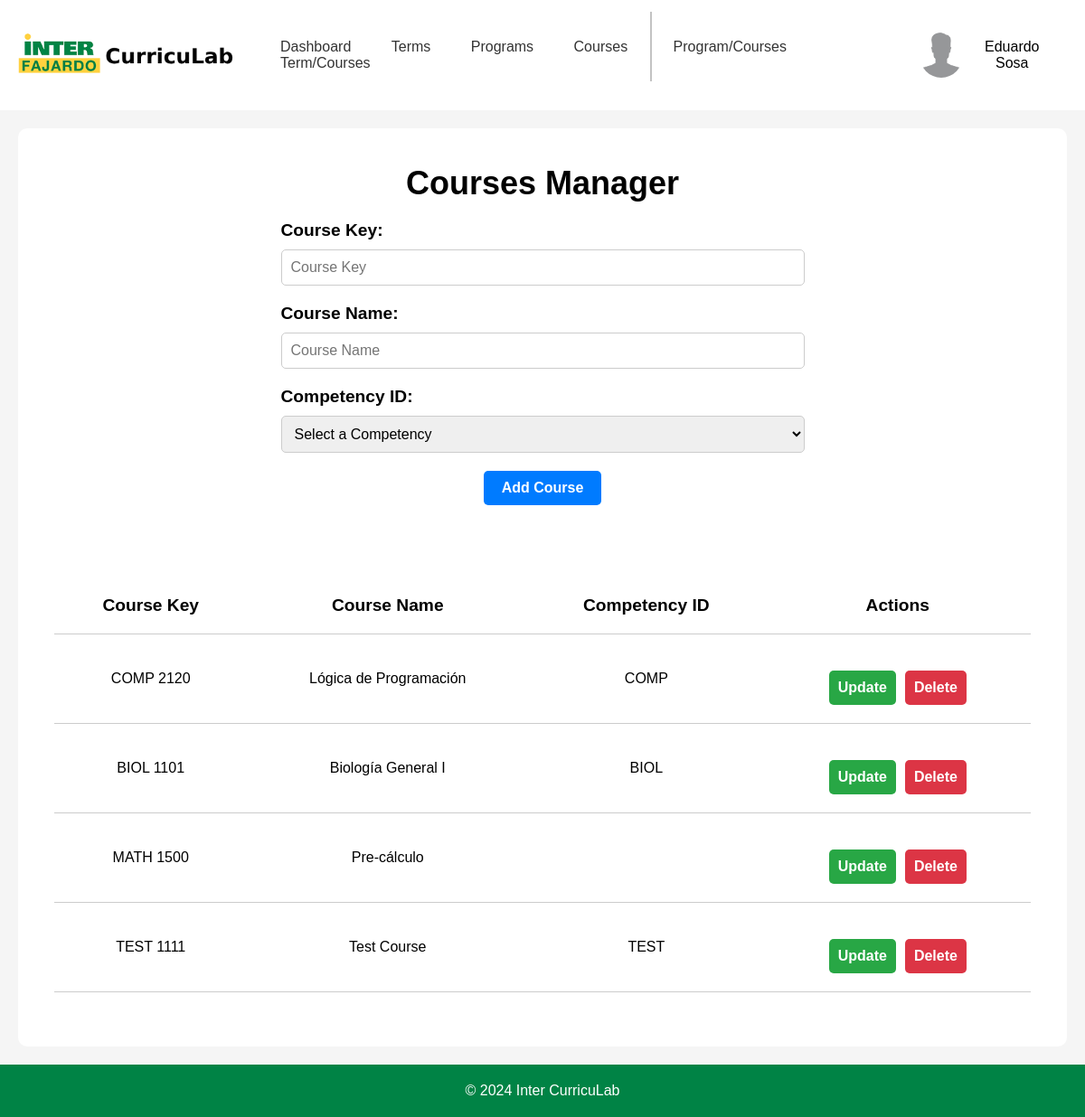
/templates/adminPages/adminCourses.php (signed in), run on an earlier commit of the app's database.
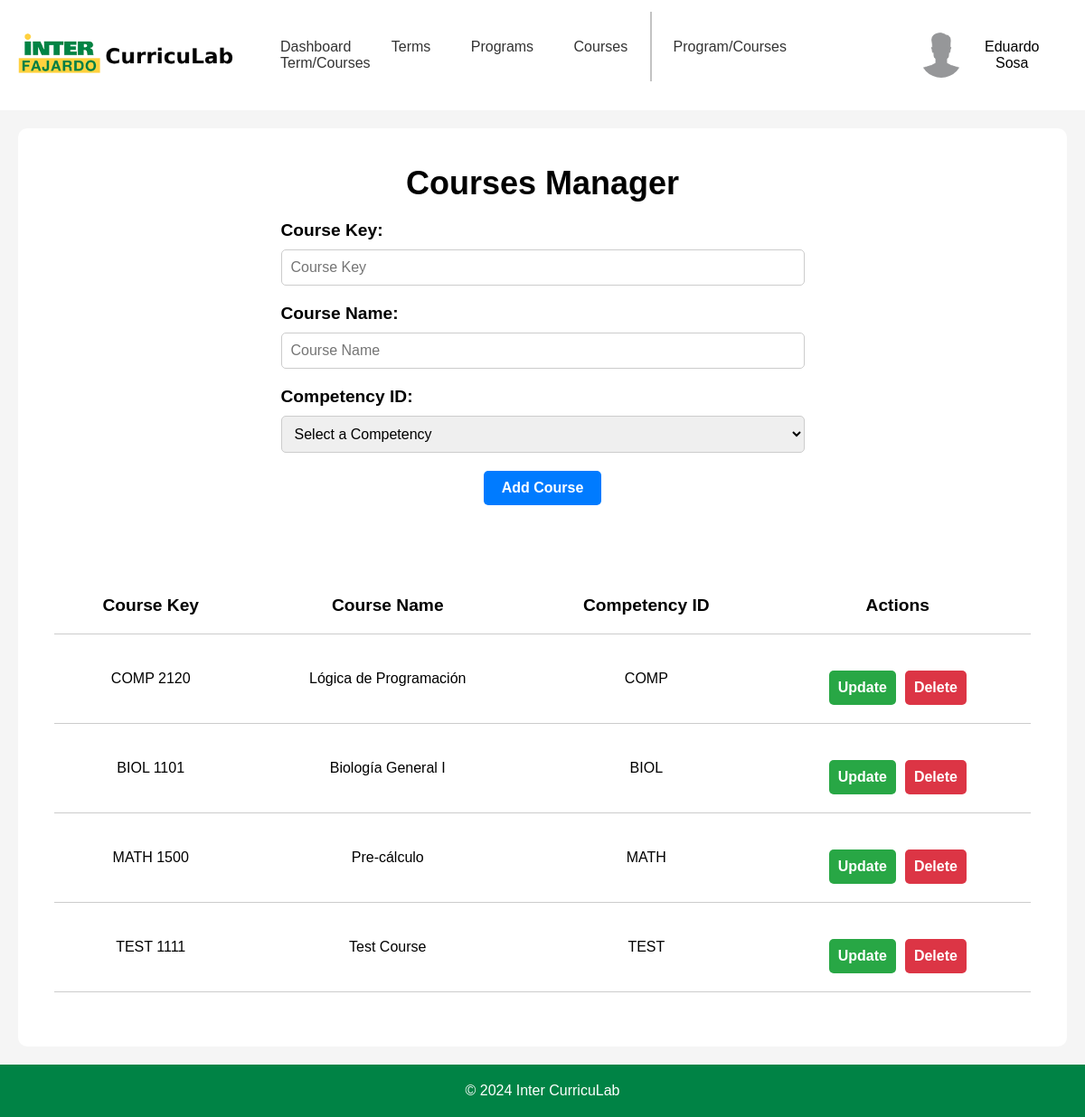
And on a later commit of the database.
### tables this page shows
CREATE TABLE "course" (
	"CourseID"	INTEGER NOT NULL UNIQUE,
	"CourseKey"	TEXT,
	"CourseName"	TEXT,
	"CompetencyKey"	TEXT,
	PRIMARY KEY("CourseID" AUTOINCREMENT),
	FOREIGN KEY("CompetencyKey") REFERENCES "competency"("CompetencyKey")
);

### templates/adminPages/adminCourses.php (the view, shortened to what the changed rows need)
<?php
$config = require_once '../../backend/php/config.php';
if (!isset($_SESSION['email'])) {
    header('Location: ../index.php');
    exit;
} elseif ($_SESSION['accountType'] !== 'Admin' && $_SESSION['accountType'] !== 'Root' && $_SESSION['accountType'] !== 'Staff') {
    header('Location: ../staffPages/profPage.php');
    exit;
} else {
    if ($config['db']['type'] === 'sqlite') {
        $db = new SQLite3($config['db']['sqlite']['path']);
    } elseif ($config['db']['type'] === 'mysql') {
        $dsn = "mysql:host={$config['db']['mysql']['host']};dbname={$config['db']['mysql']['dbname']}";
        $db = new PDO($dsn, $config['db']['mysql']['username'], $config['db']['mysql']['password']);
    }
    cleanUpCourses();
    $stmt = $db->prepare('SELECT * FROM course');
    $result = $stmt->execute();
    $courses = $result->fetchArray(SQLITE3_ASSOC);
    $courses = [];
    if (isset($_POST['sort'])) {
        $courses = sortTable();
    } else {
        $stmt = $db->prepare('SELECT * FROM course');
        $result = $stmt->execute();
        $courses = fetchAllRows($result);
    }
}
function fetchAllRows($result) {
    $rows = [];
    while ($row = $result->fetchArray(SQLITE3_ASSOC)) {
        $rows[] = $row;
    }
    return $rows;
}
function cleanUpCourses() {
    global $db;
    $stmt = $db->prepare('SELECT * FROM course');
    $result = $stmt->execute();
}
?>
<!DOCTYPE html>
<html lang="en">
<head>
    <link rel="stylesheet" href="../../static/css/headerFooter.css">
    <link rel="stylesheet" href="../../static/css/adminCourses.css">
</head>
<body>
    <div id="container">
        <div class="container-upperBox">
            <div class="coursesForm">
                <div class="header">
                    <h2>Courses Manager</h2>
                </div>
            </div>
            <div class="coursesTable">
                <table>
                    <tr>
                        <th>
                            <form method="POST">
                                <button type="submit" name="sort" value="CourseKey">Course Key</button>
                            </form>
                        </th>
                        <th>
                            <form method="POST">
                                <button type="submit" name="sort" value="CourseName">Course Name</button>
                            </form>
                        </th>
                        <th>
                            <form method="POST">
                                <button type="submit" name="sort" value="CompetencyKey">Competency ID</button>
                            </form>
                        </th>
                        <th>Actions</th>
                    </tr>
                    <?php
                    foreach ($courses as $row) {
                        echo '<tr>';
                        echo '<td>' . htmlspecialchars($row['CourseKey'] ?? '') . '</td>';
                        echo '<td>' . htmlspecialchars($row['CourseName'] ?? '') . '</td>';
                        echo '<td>' . htmlspecialchars($row['CompetencyKey'] ?? '') . '</td>';
                        echo '<td>';
                        ?>
                        <div class="actionButtons">
                            <button class="updateButton">Update</button>
                            <form method="POST">
                                <button class="deleteButton" type="submit">Delete</button>
                            </form>
                        </div>
                        <?php
                        echo '</td>';
                        echo '</tr>';
                    }
                    ?>
                </table>
            </div>
        </div>
    </div>
</body>
</html>

What changed in the data, as far as the page shows it:
changed course "MATH 1500": CompetencyKey (not shown) → "MATH"
